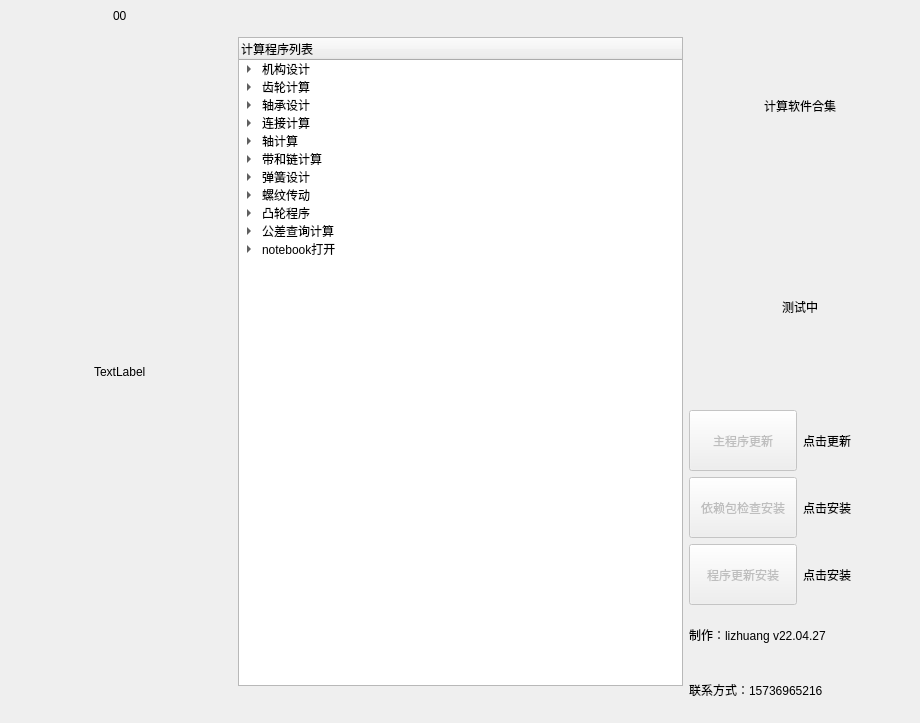
<?xml version="1.0" encoding="UTF-8"?>
<ui version="4.0">
 <class>MainWindow</class>
 <widget class="QMainWindow" name="MainWindow">
  <property name="enabled">
   <bool>true</bool>
  </property>
  <property name="geometry">
   <rect>
    <x>0</x>
    <y>0</y>
    <width>920</width>
    <height>723</height>
   </rect>
  </property>
  <property name="contextMenuPolicy">
   <enum>Qt::DefaultContextMenu</enum>
  </property>
  <property name="windowTitle">
   <string>MainWindow</string>
  </property>
  <widget class="QWidget" name="centralwidget">
   <layout class="QVBoxLayout" name="verticalLayout_2">
    <item>
     <layout class="QHBoxLayout" name="horizontalLayout" stretch="1,2,1">
      <item>
       <layout class="QVBoxLayout" name="verticalLayout_3" stretch="0,2">
        <item alignment="Qt::AlignHCenter">
         <widget class="QLabel" name="label_8">
          <property name="styleSheet">
           <string notr="true">font: 24pt &quot;Adobe 黑体 Std R&quot;;</string>
          </property>
          <property name="text">
           <string>00</string>
          </property>
         </widget>
        </item>
        <item alignment="Qt::AlignHCenter">
         <widget class="QLabel" name="label_7">
          <property name="text">
           <string>TextLabel</string>
          </property>
         </widget>
        </item>
       </layout>
      </item>
      <item>
       <layout class="QVBoxLayout" name="verticalLayout_5" stretch="1,30,1">
        <property name="leftMargin">
         <number>0</number>
        </property>
        <item>
         <widget class="QLabel" name="label_9">
          <property name="text">
           <string/>
          </property>
         </widget>
        </item>
        <item>
         <widget class="QTreeWidget" name="treeWidget">
          <property name="sizePolicy">
           <sizepolicy hsizetype="Preferred" vsizetype="Preferred">
            <horstretch>0</horstretch>
            <verstretch>0</verstretch>
           </sizepolicy>
          </property>
          <property name="styleSheet">
           <string notr="true">font: 14pt &quot;Algerian&quot;;</string>
          </property>
          <column>
           <property name="text">
            <string>计算程序列表</string>
           </property>
          </column>
          <item>
           <property name="text">
            <string>机构设计</string>
           </property>
           <item>
            <property name="text">
             <string>台大设计软件</string>
            </property>
           </item>
          </item>
          <item>
           <property name="text">
            <string>齿轮计算</string>
           </property>
           <item>
            <property name="text">
             <string>涡轮计算</string>
            </property>
           </item>
           <item>
            <property name="text">
             <string>齿轮几何计算</string>
            </property>
           </item>
           <item>
            <property name="text">
             <string>齿轮计算iso</string>
            </property>
           </item>
          </item>
          <item>
           <property name="text">
            <string>轴承设计</string>
           </property>
           <item>
            <property name="text">
             <string>轴承设计</string>
            </property>
           </item>
          </item>
          <item>
           <property name="text">
            <string>连接计算</string>
           </property>
           <item>
            <property name="text">
             <string>键连接</string>
            </property>
           </item>
           <item>
            <property name="text">
             <string>螺栓连接</string>
            </property>
           </item>
           <item>
            <property name="text">
             <string>销计算</string>
            </property>
           </item>
           <item>
            <property name="text">
             <string>花键连接</string>
            </property>
           </item>
           <item>
            <property name="text">
             <string>过盈计算</string>
            </property>
           </item>
          </item>
          <item>
           <property name="text">
            <string>轴计算</string>
           </property>
           <item>
            <property name="text">
             <string>梁模型</string>
            </property>
           </item>
           <item>
            <property name="text">
             <string>轴疲劳计算</string>
            </property>
           </item>
          </item>
          <item>
           <property name="text">
            <string>带和链计算</string>
           </property>
           <item>
            <property name="text">
             <string>v带计算</string>
            </property>
           </item>
           <item>
            <property name="text">
             <string>链传动</string>
            </property>
           </item>
          </item>
          <item>
           <property name="text">
            <string>弹簧设计</string>
           </property>
           <item>
            <property name="text">
             <string>压缩弹簧</string>
            </property>
           </item>
          </item>
          <item>
           <property name="text">
            <string>螺纹传动</string>
           </property>
           <item>
            <property name="text">
             <string>螺纹传动</string>
            </property>
           </item>
          </item>
          <item>
           <property name="text">
            <string>凸轮程序</string>
           </property>
           <item>
            <property name="text">
             <string>凸轮设计</string>
            </property>
           </item>
          </item>
          <item>
           <property name="text">
            <string>公差查询计算</string>
           </property>
           <item>
            <property name="text">
             <string>配合查询</string>
            </property>
           </item>
           <item>
            <property name="text">
             <string>间隙计算</string>
            </property>
           </item>
           <item>
            <property name="text">
             <string>同轴度、对称度、圆跳动和全跳动公差</string>
            </property>
           </item>
           <item>
            <property name="text">
             <string>圆度、圆柱度公差</string>
            </property>
           </item>
           <item>
            <property name="text">
             <string>平行度、垂直度、倾斜度公差</string>
            </property>
           </item>
           <item>
            <property name="text">
             <string>直线度、平面度公差</string>
            </property>
           </item>
          </item>
          <item>
           <property name="text">
            <string>notebook打开</string>
           </property>
           <item>
            <property name="text">
             <string>notebookopen</string>
            </property>
           </item>
          </item>
         </widget>
        </item>
        <item>
         <widget class="QLabel" name="label_10">
          <property name="text">
           <string/>
          </property>
         </widget>
        </item>
       </layout>
      </item>
      <item>
       <layout class="QVBoxLayout" name="verticalLayout" stretch="4,4,4,1,1">
        <item alignment="Qt::AlignHCenter|Qt::AlignVCenter">
         <widget class="QLabel" name="label_6">
          <property name="styleSheet">
           <string notr="true">font: 20pt &quot;楷体&quot;;</string>
          </property>
          <property name="text">
           <string>计算软件合集</string>
          </property>
         </widget>
        </item>
        <item alignment="Qt::AlignHCenter">
         <widget class="QLabel" name="label_5">
          <property name="text">
           <string>测试中</string>
          </property>
         </widget>
        </item>
        <item>
         <layout class="QGridLayout" name="gridLayout">
          <item row="0" column="0">
           <widget class="QPushButton" name="pushButton_2">
            <property name="enabled">
             <bool>false</bool>
            </property>
            <property name="sizePolicy">
             <sizepolicy hsizetype="Preferred" vsizetype="Preferred">
              <horstretch>0</horstretch>
              <verstretch>0</verstretch>
             </sizepolicy>
            </property>
            <property name="text">
             <string>主程序更新</string>
            </property>
           </widget>
          </item>
          <item row="0" column="1">
           <widget class="QLabel" name="label">
            <property name="text">
             <string>点击更新</string>
            </property>
           </widget>
          </item>
          <item row="1" column="0">
           <widget class="QPushButton" name="pushButton">
            <property name="enabled">
             <bool>false</bool>
            </property>
            <property name="sizePolicy">
             <sizepolicy hsizetype="Preferred" vsizetype="Preferred">
              <horstretch>0</horstretch>
              <verstretch>0</verstretch>
             </sizepolicy>
            </property>
            <property name="text">
             <string>依赖包检查安装</string>
            </property>
           </widget>
          </item>
          <item row="1" column="1">
           <widget class="QLabel" name="label_2">
            <property name="text">
             <string>点击安装</string>
            </property>
           </widget>
          </item>
          <item row="2" column="0">
           <widget class="QPushButton" name="pushButton_3">
            <property name="enabled">
             <bool>false</bool>
            </property>
            <property name="sizePolicy">
             <sizepolicy hsizetype="Preferred" vsizetype="Preferred">
              <horstretch>0</horstretch>
              <verstretch>0</verstretch>
             </sizepolicy>
            </property>
            <property name="text">
             <string>程序更新安装</string>
            </property>
           </widget>
          </item>
          <item row="2" column="1">
           <widget class="QLabel" name="label_3">
            <property name="text">
             <string>点击安装</string>
            </property>
           </widget>
          </item>
         </layout>
        </item>
        <item>
         <widget class="QLabel" name="label_4">
          <property name="text">
           <string>制作：lizhuang v22.04.27</string>
          </property>
         </widget>
        </item>
        <item>
         <widget class="QLabel" name="label_11">
          <property name="text">
           <string>联系方式：15736965216</string>
          </property>
         </widget>
        </item>
       </layout>
      </item>
     </layout>
    </item>
   </layout>
  </widget>
 </widget>
 <resources/>
 <connections>
  <connection>
   <sender>treeWidget</sender>
   <signal>itemDoubleClicked(QTreeWidgetItem*,int)</signal>
   <receiver>MainWindow</receiver>
   <slot>childShow3()</slot>
   <hints>
    <hint type="sourcelabel">
     <x>457</x>
     <y>248</y>
    </hint>
    <hint type="destinationlabel">
     <x>321</x>
     <y>237</y>
    </hint>
   </hints>
  </connection>
 </connections>
 <slots>
  <slot>childShow()</slot>
  <slot>childShow2()</slot>
  <slot>childShow3()</slot>
  <slot>gengxin()</slot>
  <slot>yilaibao()</slot>
  <slot>pilianggengxin()</slot>
 </slots>
</ui>
